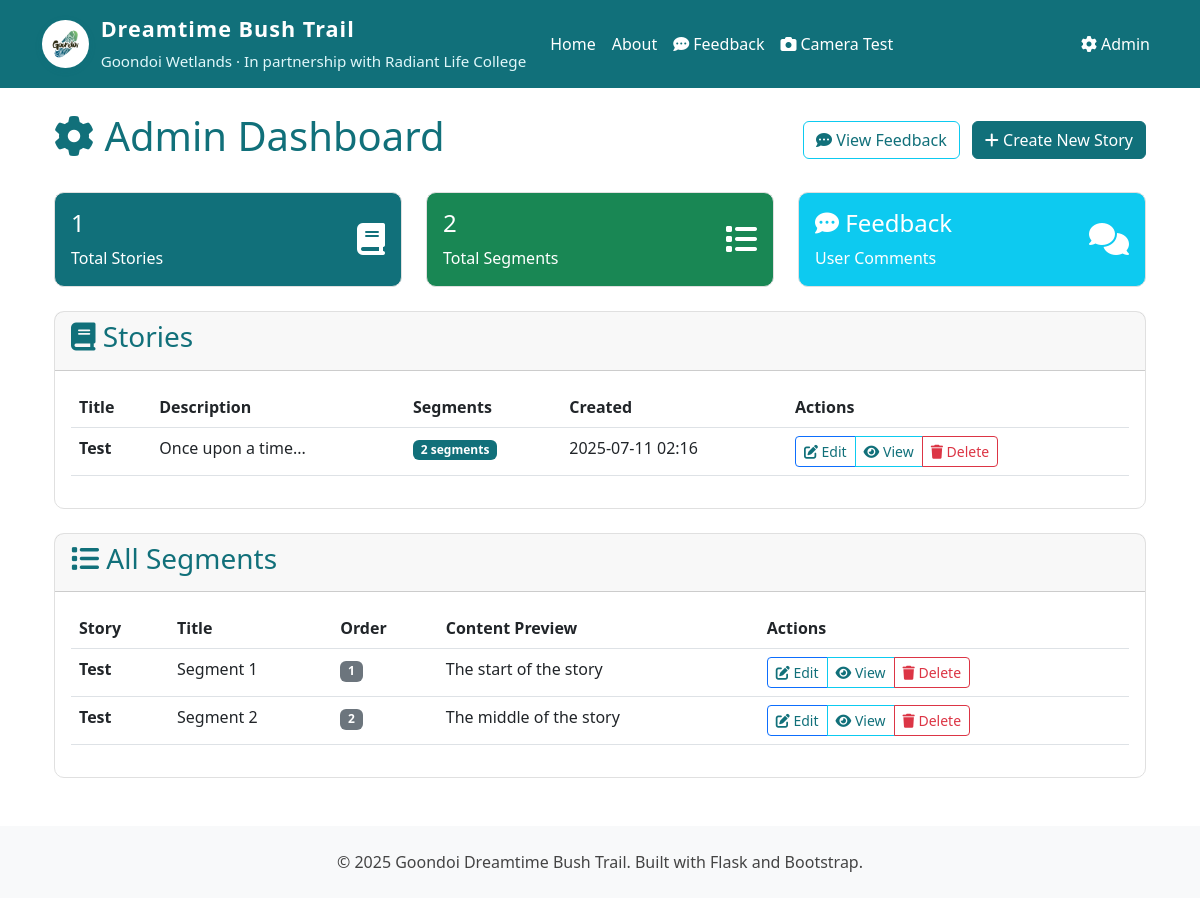
The app's page /admin/ with its own data.
### app/models/story.py (models this page shows, shortened)
class Story(db.Model):
    __tablename__ = 'stories'
    id = db.Column(db.String(36), primary_key=True, default=lambda: str(uuid.uuid4()))
    title = db.Column(db.String(200), nullable=False)
    description = db.Column(db.Text)
    created_at = db.Column(db.DateTime, default=datetime.utcnow)
    updated_at = db.Column(db.DateTime, default=datetime.utcnow, onupdate=datetime.utcnow)
    is_active = db.Column(db.Boolean, default=True)
    segments = db.relationship('StorySegment', backref='story', lazy='dynamic', cascade='all, delete-orphan')

class StorySegment(db.Model):
    __tablename__ = 'story_segments'
    id = db.Column(db.String(36), primary_key=True, default=lambda: str(uuid.uuid4()))
    story_id = db.Column(db.String(36), db.ForeignKey('stories.id'), nullable=False)
    title = db.Column(db.String(200), nullable=False)
    content = db.Column(db.Text, nullable=False)
    order = db.Column(db.Integer, nullable=False)
    image_path = db.Column(db.String(256), nullable=True)  # Path to uploaded image
    created_at = db.Column(db.DateTime, default=datetime.utcnow)
    updated_at = db.Column(db.DateTime, default=datetime.utcnow, onupdate=datetime.utcnow)
    is_active = db.Column(db.Boolean, default=True)
    qr_code = db.relationship('QRCode', backref='segment', uselist=False, cascade='all, delete-orphan')

### app/routes/admin.py (the view)
@admin_bp.route('/')
def admin_dashboard():
    stories = StoryService.get_all_stories()
    segments = []
    for story in stories:
        segments.extend(StoryService.get_story_segments(story.id))
    return render_template('admin/dashboard.html', stories=stories, segments=segments)

### app/services/story_service.py (called while the page is built)
    @staticmethod
    def get_all_stories():
        return Story.query.filter_by(is_active=True).order_by(Story.created_at.desc()).all()

    @staticmethod
    def get_story_segments(story_id):
        return StorySegment.query.options(joinedload(StorySegment.qr_code.property)).filter_by(
            story_id=story_id,
            is_active=True
        ).order_by(StorySegment.order).all()

### app/templates/admin/dashboard.html (shortened to what this page needs)
{% extends "base.html" %}
{% block content %}
<div class="container mt-4">
    <div class="row">
        <div class="col-12">
            <div class="d-flex justify-content-between align-items-center mb-4">
                <h1><i class="fas fa-cog"></i> Admin Dashboard</h1>
                <div>
                    <a href="{{ url_for('admin.view_feedback') }}" class="btn btn-outline-info me-2">
                        <i class="fas fa-comment-dots"></i> View Feedback
                    </a>
                    <a href="{{ url_for('admin.create_story') }}" class="btn btn-primary">
                        <i class="fas fa-plus"></i> Create New Story
                    </a>
                </div>
            </div>
            <div class="row mb-4">
                <div class="col-md-4">
                    <div class="card bg-primary text-white">
                        <div class="card-body">
                            <div class="d-flex justify-content-between">
                                <div>
                                    <h4 class="card-title text-white">{{ stories|length }}</h4>
                                    <p class="card-text text-white">Total Stories</p>
                                </div>
                                <div class="align-self-center">
                                    <i class="fas fa-book fa-2x"></i>
                                </div>
                            </div>
                        </div>
                    </div>
                </div>
                <div class="col-md-4">
                    <div class="card bg-success text-white">
                        <div class="card-body">
                            <div class="d-flex justify-content-between">
                                <div>
                                    <h4 class="card-title text-white">{{ segments|length }}</h4>
                                    <p class="card-text text-white">Total Segments</p>
                                </div>
                                <div class="align-self-center">
                                    <i class="fas fa-list fa-2x"></i>
                                </div>
                            </div>
                        </div>
                    </div>
                </div>
                <div class="col-md-4">
                    <div class="card bg-info text-white">
                        <div class="card-body">
                            <div class="d-flex justify-content-between">
                                <div>
                                    <h4 class="card-title text-white">
                                        <a href="{{ url_for('admin.view_feedback') }}" class="text-white text-decoration-none">
                                            <i class="fas fa-comment-dots"></i> Feedback
                                        </a>
                                    </h4>
                                    <p class="card-text text-white">User Comments</p>
                                </div>
                                <div class="align-self-center">
                                    <i class="fas fa-comments fa-2x"></i>
                                </div>
                            </div>
                        </div>
                    </div>
                </div>
            </div>
            <div class="card mb-4">
                <div class="card-header">
                    <h3><i class="fas fa-book"></i> Stories</h3>
                </div>
                <div class="card-body">
                    {% if stories %}
                        <div class="table-responsive">
                            <table class="table table-hover">
                                <thead>
                                    <tr>
                                        <th>Title</th>
                                        <th>Description</th>
                                        <th>Segments</th>
                                        <th>Created</th>
                                        <th>Actions</th>
                                    </tr>
                                </thead>
                                <tbody>
                                    {% for story in stories %}
                                    <tr>
                                        <td>
                                            <strong>{{ story.title }}</strong>
                                        </td>
                                        <td>{{ story.description[:50] }}{% if story.description|length > 50 %}...{% endif %}</td>
                                        <td>
                                            <span class="badge bg-primary">{{ story.segments.all()|length }} segments</span>
                                        </td>
                                        <td>{{ story.created_at.strftime('%Y-%m-%d %H:%M') }}</td>
                                        <td>
                                            <div class="btn-group" role="group">
                                                <a href="{{ url_for('admin.edit_story', story_id=story.id) }}"
                                                   class="btn btn-sm btn-outline-primary">
                                                    <i class="fas fa-edit"></i> Edit
                                                </a>
                                                <a href="{{ url_for('main.view_story', story_id=story.id) }}"
                                                   class="btn btn-sm btn-outline-info" target="_blank">
                                                    <i class="fas fa-eye"></i> View
                                                </a>
                                                <button type="button" class="btn btn-sm btn-outline-danger"
                                                        onclick="confirmDelete('story', '{{ story.id }}', '{{ story.title }}')">
                                                    <i class="fas fa-trash"></i> Delete
                                                </button>
                                            </div>
                                        </td>
                                    </tr>
                                    {% endfor %}
                                </tbody>
                            </table>
                        </div>
                    {% endif %}
                </div>
            </div>
            <div class="card">
                <div class="card-header">
                    <h3><i class="fas fa-list"></i> All Segments</h3>
                </div>
                <div class="card-body">
                    {% if segments %}
                        <div class="table-responsive">
                            <table class="table table-hover">
                                <thead>
                                    <tr>
                                        <th>Story</th>
                                        <th>Title</th>
                                        <th>Order</th>
                                        <th>Content Preview</th>
                                        <th>Actions</th>
                                    </tr>
                                </thead>
                                <tbody>
                                    {% for segment in segments %}
                                    <tr>
                                        <td>
                                            <strong>{{ segment.story.title }}</strong>
                                        </td>
                                        <td>{{ segment.title }}</td>
                                        <td>
                                            <span class="badge bg-secondary">{{ segment.order }}</span>
                                        </td>
                                        <td>{{ segment.content[:50] }}{% if segment.content|length > 50 %}...{% endif %}</td>
                                        <td>
                                            <div class="btn-group" role="group">
                                                <a href="{{ url_for('admin.edit_segment', segment_id=segment.id) }}"
                                                   class="btn btn-sm btn-outline-primary">
                                                    <i class="fas fa-edit"></i> Edit
                                                </a>
                                                <a href="{{ url_for('main.view_segment', segment_id=segment.id) }}"
                                                   class="btn btn-sm btn-outline-info" target="_blank">
                                                    <i class="fas fa-eye"></i> View
                                                </a>
                                                <button type="button" class="btn btn-sm btn-outline-danger"
                                                        onclick="confirmDelete('segment', '{{ segment.id }}', '{{ segment.title }}')">
                                                    <i class="fas fa-trash"></i> Delete
                                                </button>
                                            </div>
                                        </td>
                                    </tr>
                                    {% endfor %}
                                </tbody>
                            </table>
                        </div>
                    {% else %}
                        <div class="text-center py-4">
                            <i class="fas fa-list fa-3x text-muted mb-3"></i>
                            <h4 class="text-muted">No Segments Yet</h4>
                            <p class="text-muted">Create segments for your stories to get started!</p>
                        </div>
                    {% endif %}
                </div>
            </div>
        </div>
    </div>
</div>
{% endblock %}

### app/templates/base.html (shortened to what this page needs)
<!DOCTYPE html>
<html lang="en">
<head>
    <link href="https://cdn.jsdelivr.net/npm/bootstrap@5.3.0/dist/css/bootstrap.min.css" rel="stylesheet">
    <link rel="stylesheet" href="https://cdnjs.cloudflare.com/ajax/libs/font-awesome/6.4.0/css/all.min.css">
    <link rel="stylesheet" href="{{ url_for('static', filename='css/style.css') }}">
</head>
<body>
    <nav class="navbar navbar-expand-lg navbar-dark bg-primary">
        <div class="container">
            <a class="navbar-brand d-flex align-items-center" href="{{ url_for('main.index') }}">
                <img src="{{ url_for('static', filename='images/goondoi_logo.png') }}" alt="Goondoi Logo" style="height: 48px; width: auto; margin-right: 0.75rem;">
                <span>
                    <span class="fw-bold" style="font-size: 1.35rem; letter-spacing: 1px;">Dreamtime Bush Trail</span><br>
                    <span style="font-size: 0.95rem; font-weight: 400; color: #e0f7fa;">Goondoi Wetlands · In partnership with Radiant Life College</span>
                </span>
            </a>
            <div class="collapse navbar-collapse" id="navbarNav">
                <ul class="navbar-nav me-auto">
                    <li class="nav-item">
                        <a class="nav-link" href="{{ url_for('main.index') }}">Home</a>
                    </li>
                    <li class="nav-item">
                        <a class="nav-link" href="{{ url_for('main.about') }}">About</a>
                    </li>
                    <li class="nav-item">
                        <a class="nav-link" href="{{ url_for('main.feedback') }}">
                            <i class="fas fa-comment-dots me-1"></i>Feedback
                        </a>
                    </li>
                    <li class="nav-item">
                        <a class="nav-link" href="{{ url_for('main.camera_test') }}">
                            <i class="fas fa-camera me-1"></i>Camera Test
                        </a>
                    </li>
                </ul>
                <ul class="navbar-nav">
                    <li class="nav-item">
                        <a class="nav-link" href="{{ url_for('admin.admin_dashboard') }}">
                            <i class="fas fa-cog me-1"></i>Admin
                        </a>
                    </li>
                </ul>
            </div>
        </div>
    </nav>
    <main class="container my-4">
        {% block content %}{% endblock %}
    </main>
    <footer class="bg-light py-4 mt-5">
        <div class="container text-center">
            <p class="text-muted mb-0">
                &copy; 2025 Goondoi Dreamtime Bush Trail. Built with Flask and Bootstrap.
            </p>
        </div>
    </footer>
</body>
</html>

### app/static/css/style.css (style rules this page uses)
:root { --goondoi-teal: #11707a; --goondoi-light-teal: #1ba39c; --goondoi-dark: #222; --goondoi-bg: #fff; }
body { background: var(--goondoi-bg); color: var(--goondoi-dark); }
.navbar, .bg-primary { background-color: var(--goondoi-teal) !important; }
.navbar .navbar-brand, .navbar .nav-link, .navbar .navbar-text { color: #fff !important; }
a, .text-primary { color: var(--goondoi-teal) !important; }
.btn-primary, .btn-primary:active, .btn-primary:focus { background-color: var(--goondoi-teal) !important; border-color: var(--goondoi-teal) !important; color: #fff !important; }
.card-title, h1, h2, h3, h4, h5, h6 { color: var(--goondoi-teal); }
.card { border-radius: 10px; border: 1px solid #e0e0e0; transition: transform 0.2s ease-in-out, box-shadow 0.2s ease-in-out; }
footer.bg-light { background: #f8f9fa !important; color: var(--goondoi-dark); }
.lead, .text-muted { color: #444 !important; }
.navbar-brand img { background: #fff; border-radius: 50%; padding: 2px; box-shadow: 0 2px 8px rgba(17,112,122,0.08); }

### records on screen
Story: title "Test", description "Once upon a time...", segments.all|length "2", created_at "2025-07-11 02:16"
StorySegment: story "Test", title "Segment 1", order "1", content "The start of the story"
StorySegment: story "Test", title "Segment 2", order "2", content "The middle of the story"

### other values on screen
{{ stories|length }} "1"
{{ segments|length }} "2"
